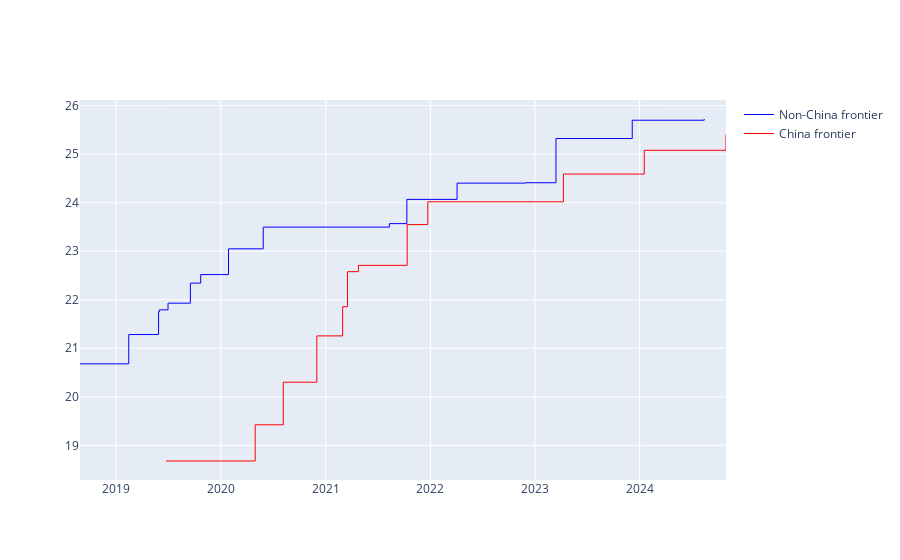

The code cell stored with this chart in its notebook:
### Markdown cell above
# Trends in the cumulative maximum

### Code cell
def get_frontier(df, x_col, y_col):
    # Sort the dataframe by x_col ascending and y_col descending
    df_sorted = df.sort_values([x_col, y_col], ascending=[True, False])
    frontier = []
    max_y = 0.3  # Excludes models below random chance level
    for _, row in df_sorted.iterrows():
        if row[y_col] > max_y:
            frontier.append(row)
            max_y = row[y_col]
    return pd.DataFrame(frontier)

fig = go.Figure()
for category in ['Non-China', 'China']:
    frontier = get_frontier(df_filtered[df_filtered['category'] == category], 'date', 'log_flop')
    fig.add_trace(go.Scatter(
        x=frontier['date'],
        y=frontier['log_flop'],
        mode='lines',
        text=frontier['Model'],
        name=f'{category} frontier',
        line=dict(color=colors[category], width=1, shape='hv'),  # 'hv' creates horizontal then vertical steps
    ))
fig.show()

### Figure 1 — Plotly figure (JSON) as saved in the notebook; plotly's stock layout.template omitted (floating-point values rounded to 4 significant figures)
{"data": [{"line": {"color": "blue", "shape": "hv", "width": 1}, "mode": "lines", "name": "Non-China frontier", "text": ["Big Transformer for Back-Translation", "GPT-2 (1.5B)", "Grover-Mega", "XLNet", "RoBERTa Large", "Megatron-BERT", "T5-11B", "Meena", "GPT-3 175B (davinci)", "Jurassic-1-Jumbo", "Megatron-Turing NLG 530B", "PaLM (540B)", "GPT-3.5", "GPT-4", "Gemini 1.0 Ultra", "Grok-2"], "type": "scatter", "x": ["2018-08-28T00:00:00", "2019-02-14T00:00:00", "2019-05-29T00:00:00", "2019-06-01T00:00:00", "2019-07-01T00:00:00", "2019-09-17T00:00:00", "2019-10-23T00:00:00", "2020-01-28T00:00:00", "2020-05-28T00:00:00", "2021-08-11T00:00:00", "2021-10-11T00:00:00", "2022-04-04T00:00:00", "2022-11-28T00:00:00", "2023-03-15T00:00:00", "2023-12-06T00:00:00", "2024-08-13T00:00:00"], "y": [20.68, 21.28, 21.76, 21.79, 21.93, 22.34, 22.52, 23.05, 23.5, 23.57, 24.07, 24.4, 24.41, 25.32, 25.7, 25.72]}, {"line": {"color": "red", "shape": "hv", "width": 1}, "mode": "lines", "name": "China frontier", "text": ["Tensorized Transformer (257M)", "Segatron XL large, M=384", "ERNIE-GEN (large)", "CPM-Large", "Wu Dao - Wen Lan", "GLM-10B", "PanGu-α", "Yuan 1.0", "ERNIE 3.0 Titan", "SenseChat", "GLM-4 (0116)", "Doubao-pro"], "type": "scatter", "x": ["2019-06-24T00:00:00", "2020-04-30T00:00:00", "2020-08-06T00:00:00", "2020-12-01T00:00:00", "2021-03-01T00:00:00", "2021-03-18T00:00:00", "2021-04-25T00:00:00", "2021-10-12T00:00:00", "2021-12-23T00:00:00", "2023-04-10T00:00:00", "2024-01-17T00:00:00", "2024-10-28T00:00:00"], "y": [18.68, 19.42, 20.3, 21.26, 21.86, 22.58, 22.71, 23.55, 24.02, 24.59, 25.08, 25.4]}], "layout": {}}
